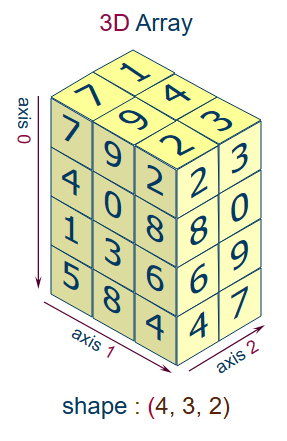
#> input picture Numpy/array.png, 287 x 441 px, found by its file name
$ jupyter execute Introduction_Numpy.ipynb
#> lines starting #> are read from the running program, lines starting #| are printed output that depends on the picture
# Numpy

[cell 1]
import numpy as np

# Criar

[cell 2]
data = np.random.rand(2, 3, 4)
zeros = np.zeros((2, 2, 2))
full = np.full((2, 2, 2), 7)
ones = np.ones((2, 2, 2))

[cell 3]
data

[cell 4]
ones

[cell 5]
arr = np.array([[1, 2, 3, 4], [1, 2, 3, 4]])

[cell 6]
type(arr)

# Ler

[cell 7]
# Attribute
shape = data.shape
size = data.size
types = data.dtype

[cell 8]
type

[cell 9]
# Slicing
arr = data[0]
slicer = data[0][0:2]
reverse = data[-1]
singleval = data[1][0][1]

[cell 10]
singleval

[cell 11]
data

# Atualizar

[cell 12]
list1 = np.random.rand(10)
list2 = np.random.rand(10)

[cell 13]
list1

[cell 14]
# Base de criação
add = np.add(list1, list2)
sub = np.subtract(list1, list2)
div = np.divide(list1, list2)
mult = np.multiply(list1, list2)
dot = np.dot(list1, list2)

[cell 15]
dot

[cell 16]
# Funções iniciais
sqrt = np.sqrt(25)
ab = np.abs(-2)
power = np.power(2, 7)
log = np.log(25)
exp = ([2, 3])
mins = np.min(list1)
maxs = np.max(list1)

[cell 17]
maxs

[cell 18]
data

[cell 19]
data[0][0][0] = 700

[cell 20]
data

[cell 21]
data.sort()
data

[cell 22]
print(data.shape)

[cell 23]
data = data.reshape((2, 2, -1))
data.shape

[cell 24]
zeroes = np.zeros((8))
print(zeroes)
zeroes = np.append(zeroes, [3, 4])
print(zeroes)

[cell 25]
zeroes = np.insert(zeroes, 2, 1)
print(zeroes)

# Deletar

[cell 26]
data

[cell 27]
np.delete(data, 0, axis=1)

[cell 28]
np.save("new array", data) # Salvando array

[cell 29]
test = np.load("new array.npy")

[cell 30]
test

[cell 31]
# Criando novo array
numbers = np.array([2, 4, 5, 2, 9, 1, 3, 1, 6, 1], np.int16)

print(numbers[-1])
print(numbers.dtype)

[cell 32]
numbers[3] = 7
print(numbers)

[cell 33]
# array bidimiensional

bid = np.array([[1, 3, 5], [6, 3, 1], [3, 5, 7]])
print(bid)

[cell 34]
print(bid[1, 2])

[cell 35]
bid[0, 1] = 8
print(bid[0, 1])

[cell 36]
print(bid)

[cell 37]
# Visualizar coluna inteira
print('Primeira Coluna: ', bid[:,0])
print('Segunda Coluna: ', bid[:,1])
print('Terceira Coluna: ', bid[:,2])

[cell 38]
# Visualizar linha inteira
print('Primeira Linha: ', bid[0,:])
print('Segunda Linha: ', bid[1,:])
print('Terceira Linha: ', bid[2,:])

[cell 39]
# Número de dimensões de um array:
print(numbers.ndim)
print(bid.ndim)

[cell 40]
# Tamanho do array
print(numbers.shape)
print(bid.shape)

[cell 41]
# Número de elementos de um array
print(numbers.size)
print(bid.size)

# Array 3D (Tridimensional) [Bloco][Linha][Coluna]

[cell 42]
cubo = np.array([[[1, 4, 7], [3, 5, 2]], [[5, 6, 0], [7, 4, 1]], [[2, 8, 8], [0, 3, 6]]])
print('Array Tridimensional:\n ', cubo)

[cell 43]
print('\nItem na posição 0,0,0: ', cubo[0,0,0])
print('Item na posição 1,0,0: ', cubo[1,0,0])
print('Item na posição 2,0,0: ', cubo[2,0,0])

[cell 44]
print('Número de dimensões do array cubo: ', cubo.ndim)

print('Tamanho do array cubo: ', cubo.shape)

print('Total de Elementos do array cubo: ', cubo.size)

[cell 45]
tri = np.array([[[0,0,0],[1,1,1],[2,2,2]] ,[[4,4,4],[5,5,5],[6,6,6]]])
print(tri)

[cell 46]
for i in range(2):
    for j in range(3):
       for k in range(3):
            print('Posição (0),(1),(2): (3)'.format(i,j,k,tri[i][j][k]))

# Criando Arrays

[cell 47]
pares = np.array([n for n in range(0, 101, 2)])
print(pares)

[cell 48]
print(np.zeros(10)) # Criando array com 10 elementos iguais a 0

[cell 49]
print(np.ones(15)) # Criando array com 15 elementos iguais a 1

[cell 50]
print(np.full(8, 12)) # Criando array com 8 elementos iguais a 12, o primeiro elemento significa o número de elementos

[cell 51]
print(np.zeros(10, dtype=int)) # Criando array com 10 elementos iguais a 0, tipo inteiro

[cell 52]
print(np.ones(15, dtype=int)) # Criando array com 15 elementos iguais a 1, tipo inteiro

[cell 53]
print(np.full(8, 12, dtype=float)) # Criando array com 8 elementos iguais a 12, tipo float, primeito argumento: núm. de elementos

[cell 54]
print(np.zeros((2, 5), dtype=int)) # Criando um array bidimensional 2x5 preenchido com zeros, tipo inteiro

## Criando array a partir de faixas de valores: métodos arange e linspace

[cell 55]
print(np.arange(10)) # Array de 10 elementos, números de 0 a 9

[cell 56]
print(np.arange(10.)) # Array de 10 elementos float, números de 0 a 9

[cell 57]
print(np.arange(5, 16)) # Array com valores no intervalo de 5 a 15

[cell 58]
print(np.arange(50, 1, -2)) # Array com os números pares de 50 até 1

[cell 59]
# Criando array com valores de ponto flutuante com método linspace
print(np.linspace(0.0,3.0,num=5))

# Primeiro argumento: Valor inicial, Segundo argumento: Valor final, Terceiro argumento(num): quantidade de itens a gerar

[cell 60]
# Criando Array com valores aleatórios, Array de 10 elementos entre 0 e 1
c = np.random.rand(10)
print(c)

[cell 61]
# Array bidimensional 3x3 com valores aleatórios
a =  np.random.rand(3,3)
print(a)

[cell 62]
# Gerando número aleatório inteiro entre 0 e 8 com random.randint
print('Número aleatório: ', np.random.randint(9))

[cell 63]
# Array unidimensional com 10 números aleatórios inteiros entre 10 e 20
b = np.random.randint(10, 21, size=10)
print(b)

[cell 64]
# Array bidimensional 4x5 com números aleatórios inteiros entre 1 e 30
d = np.random.randint(1, 101, size=(10, 10))
print(d)

[cell 65]
a = np.array([1, 2, 3, 4, 5, 6, 7, 8, 9, 10])
print(a[3])

[cell 66]
print(type(a))

[cell 67]
bi = np.array([[0, 1, 2], [3, 4, 5]])
print(bi,"Array")
print("Tipo da variável:", type(bi))
print("Dimensão do array:", bi.ndim)
print("Quantidade de Linhas X Colunas:", bi.shape)
print("Quantidade de linhas: ",len(bi))

[cell 68]
c = np.arange(10) # A função .arange serve para criar arrays de forma automática
print(c)

[cell 69]
d = np.linspace(1, 10, 6, endpoint=False) # A função linspace cria uma seqüência de números uniformemente espaçados entre os limites dados, opcionalmente incluindo o valor final
print(d)

[cell 70]
# Criando matriz 5x5 com arrays
matriz = np.zeros((5, 5))
print(matriz)

[cell 71]
f = np.random.rand(10) # Criando array aleatório com 10 valores
print(f)

[cell 72]
e = np.eye(0) # Criando matriz identidade
print(d)

[cell 73]
diag = np.diag(np.array([1, 2, 3, 4, 5, 6])) # Criando matriz na diagonal
print(diag)

[cell 74]
range = np.arange(10, 21) # Criando array com valores aleatórios
print(range)
range[-1] # Utilizando o '-' os valores lidos são inversos

[cell 75]
b = np.random.rand(5, 5) # Criando matriz com valores aleatórios

print(b)

[cell 76]
b[1, 2] # Procurando os valores dentro da matriz criada de maneira aleatória

[cell 77]
print(b[1][2]) # Procurando os valores dentro da matriz criada de maneira aleatória

[cell 78]
print(b) # Matriz completa
print('\n')
print(b[0:3, 2]) # Valor do array filtrado, Primeiro argumento: Qual coluna o valor está, Segundo argumento: Onde o valor está

[cell 79]
slice =  np.arange(10, 21) # Criando array aleatório
print(slice)

[cell 80]
print(slice[2:9]) # Printando o array de maneira crescente

[cell 81]
print(slice[8:2:-1]) # Utilizando o '-1' no final do parâmetro ele mostra o array de maneira decrescente

[cell 82]
from skimage import io
import matplotlib.pyplot as plt

img = io.imread(r'C:\Users\CAUÊ\Documents\Pandas\Numpy\array.png') # Carregamento da imagem
#> img is the input picture: shape (441, 287, 4); mean R, G, B, A 229.2, 232.7, 209.9, 255

plt.imshow(img) # Imprimindo imagem utiizando o matplotlib

[cell 83]
print(img.shape) # Mostrando tamanho da imagem inserida
#| (441, 287, 4)

[cell 84]
new_img = img[:, 0:200] # Recortando imagem
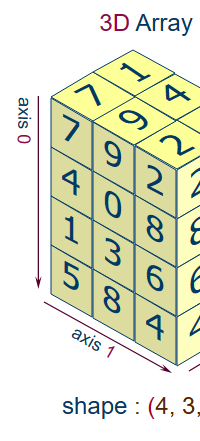
#> new_img: shape (441, 200, 4); mean R, G, B, A 225.3, 228.9, 204.7, 255
plt.imshow(new_img)
